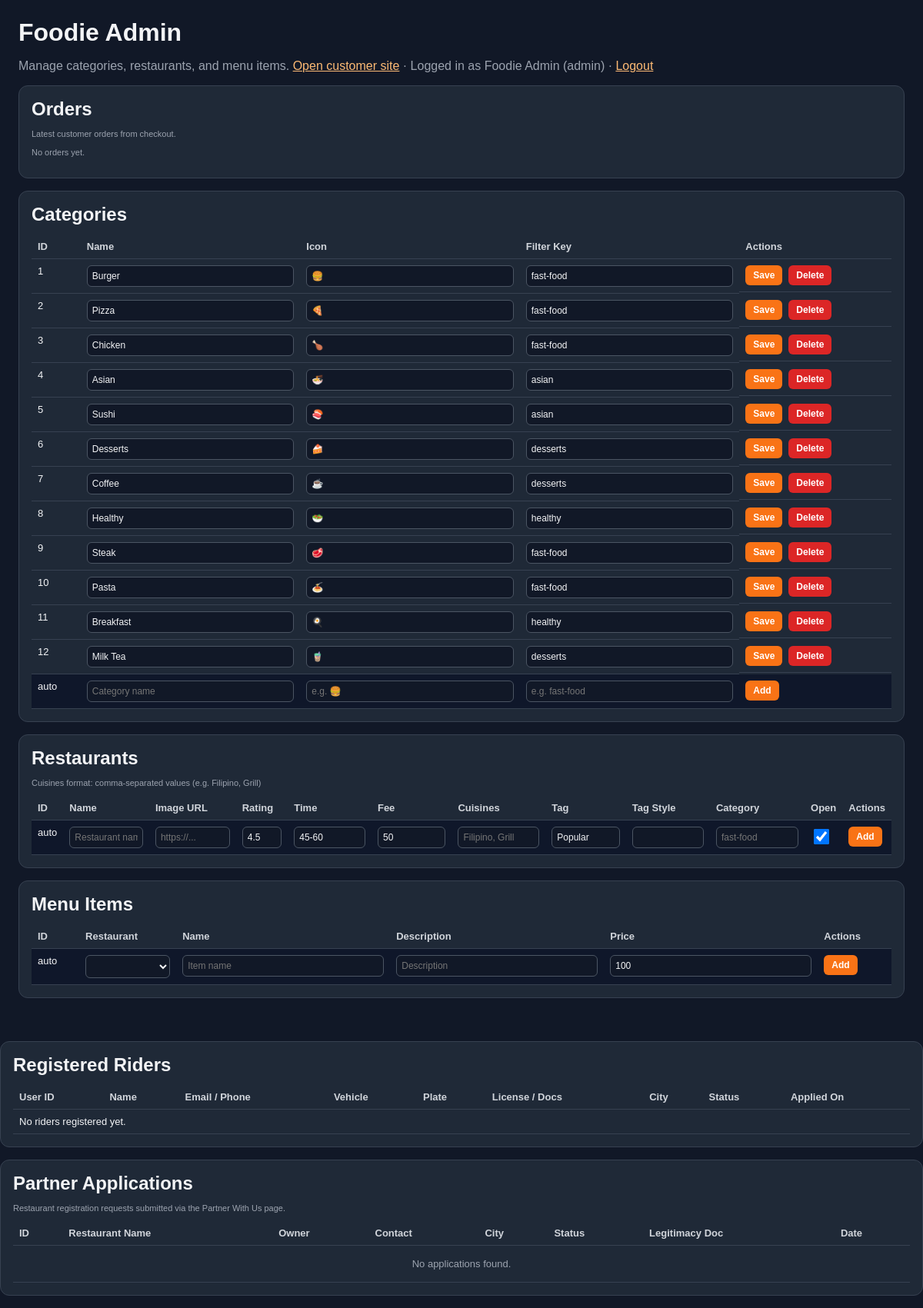
/admin.php (signed in), run on the app's committed database.
### tables this page shows
CREATE TABLE IF NOT EXISTS users (
  id                   INT UNSIGNED  NOT NULL AUTO_INCREMENT,
  first_name           VARCHAR(80)   NOT NULL  DEFAULT '',
  middle_name          VARCHAR(80)   NOT NULL  DEFAULT '',
  last_name            VARCHAR(80)   NOT NULL  DEFAULT '',
  name                 VARCHAR(160)  NOT NULL  COMMENT 'Full display name',
  email                VARCHAR(190)  NOT NULL,
  phone                VARCHAR(20)   NOT NULL  DEFAULT '',
  street_address       VARCHAR(300)  NOT NULL  DEFAULT '',
  unit                 VARCHAR(100)  NOT NULL  DEFAULT '',
  city                 VARCHAR(100)  NOT NULL  DEFAULT '',
  state                VARCHAR(100)  NOT NULL  DEFAULT '',
  postal_code          VARCHAR(20)   NOT NULL  DEFAULT '',
  country              VARCHAR(100)  NOT NULL  DEFAULT 'Philippines',
  password_hash        VARCHAR(255)  NOT NULL,
  role                 ENUM('admin','user','rider','restaurant') NOT NULL DEFAULT 'user',
  email_notifications  TINYINT(1)    NOT NULL  DEFAULT 1 COMMENT '1=opted in from register checkbox',
  job_title            VARCHAR(100)  NOT NULL  DEFAULT '' COMMENT 'Position / role title (staff & admin)',
  department           VARCHAR(100)  NOT NULL  DEFAULT '' COMMENT 'Team or department',
  staff_id             VARCHAR(50)   NOT NULL  DEFAULT '' COMMENT 'Internal staff or employee ID',
  emergency_contact    VARCHAR(30)   NOT NULL  DEFAULT '' COMMENT 'Emergency contact number',
  is_active            TINYINT(1)    NOT NULL  DEFAULT 1,
  last_login_at        TIMESTAMP     NULL      DEFAULT NULL,
  created_at           TIMESTAMP     NOT NULL  DEFAULT CURRENT_TIMESTAMP,
  PRIMARY KEY (id),
  UNIQUE KEY uq_email (email),
  KEY idx_role (role)
);

CREATE TABLE IF NOT EXISTS categories (
  id          INT UNSIGNED  NOT NULL,
  name        VARCHAR(100)  NOT NULL COMMENT 'Display name, e.g. Burger',
  icon        VARCHAR(32)   NOT NULL COMMENT 'Emoji icon, e.g. 🍔',
  filter_key  VARCHAR(50)   NOT NULL COMMENT 'Slug for JS filtering, e.g. fast-food (many chips can share one)',
  PRIMARY KEY (id),
  KEY idx_filter_key (filter_key)
);

### includes/auth.php (called while the page is built, shortened)
<?php
require_once __DIR__ . '/db.php';
function currentUser(): ?array
{
    $user = $_SESSION['auth_user'] ?? null;
    $id = (int) $user['id'];
    try {
        $stmt = db()->prepare('SELECT id, name, email, role FROM users WHERE id = ? LIMIT 1');
        $stmt->execute([$id]);
        $row = $stmt->fetch();
        return $_SESSION['auth_user'];
    } catch (Throwable $e) {
        return [
            'id' => $id,
            'name' => (string) $user['name'],
            'email' => (string) $user['email'],
            'role' => (string) $user['role'],
        ];
    }
}
function requireAdmin(): void
{
    $user = currentUser();
}

### includes/db.php (called while the page is built, shortened)
<?php
function db(): PDO
{
    static $pdo = null;
    if ($pdo instanceof PDO) {
        return $pdo;
    }
    $config = require dirname(__DIR__) . '/config.php';
    $db = $config['database'];
    $dsn = sprintf(
        'mysql:host=%s;port=%s;dbname=%s;charset=%s',
        $db['host'],
        $db['port'],
        $db['name'],
        $db['charset']
    );
    $pdo = new PDO($dsn, $db['user'], $db['password'], [
        PDO::ATTR_ERRMODE => PDO::ERRMODE_EXCEPTION,
        PDO::ATTR_DEFAULT_FETCH_MODE => PDO::FETCH_ASSOC,
    ]);
    return $pdo;
}

### admin.php (the view, shortened to what this page needs)
<?php
require_once __DIR__ . '/includes/auth.php';
requireAdmin();
$authUser = currentUser();
$root = __DIR__;
$errors = [];
if (empty($errors)) {
    require_once $root . '/includes/db.php';
}
function h(?string $value): string
{
    return htmlspecialchars((string) $value, ENT_QUOTES, 'UTF-8');
}
$categories = [];
$ridersList = [];
$orders = [];
if (empty($errors)) {
    $pdo = db();
    $categories = $pdo->query('SELECT id, name, icon, filter_key FROM categories ORDER BY id')->fetchAll();
    $ridersList = $pdo->query('SELECT u.id as user_id, u.name, u.email, u.phone, r.id as rider_id, r.driver_license, r.vehicle_type, r.vehicle_plate, r.preferred_city, r.license_front_url, r.license_back_url, r.status, r.created_at FROM users u JOIN riders r ON u.id = r.user_id ORDER BY r.created_at DESC')->fetchAll();
    $orders = $pdo->query(
        'SELECT o.id, o.full_name, o.contact_number, o.delivery_address, o.payment_method,
                o.subtotal, o.delivery_fee, o.total_amount, o.status, o.created_at,
                r.name AS restaurant_name
         FROM orders o
         INNER JOIN restaurants r ON r.id = o.restaurant_id
         ORDER BY o.id DESC
         LIMIT 100'
    )->fetchAll();
    $applications = $pdo->query('SELECT id, restaurant_name, cuisine_type, owner_name, owner_email, owner_phone, city, status, created_at, legitimacy_doc_url FROM restaurant_applications ORDER BY created_at DESC')->fetchAll();
}
?>
<!doctype html>
<html lang="en">
<head>
</head>
<body>
  <div class="wrap">
    <h1>Foodie Admin</h1>
    <p>
      Manage categories, restaurants, and menu items.
      <a href="./index.php">Open customer site</a> ·
      Logged in as <?= h($authUser['name'] ?? '') ?> (<?= h($authUser['role'] ?? '') ?>) ·
      <a href="./logout.php">Logout</a>
    </p>
    <?php if (empty($errors)): ?>
      <div class="card">
        <h2 class="title">Orders</h2>
        <p class="tiny">Latest customer orders from checkout.</p>
        <?php if ($orders === []): ?>
          <p class="tiny" style="margin-top:12px">No orders yet.</p>
        <?php endif; ?>
      </div>
      <div class="card">
        <h2 class="title">Categories</h2>
        <table>
          <thead>
            <tr><th>ID</th><th>Name</th><th>Icon</th><th>Filter Key</th><th>Actions</th></tr>
          </thead>
          <tbody>
          <?php foreach ($categories as $c): ?>
            <tr>
              <form method="post">
                <td>
                  <?= (int) $c['id'] ?>
                </td>
                <td><input name="name" value="<?= h($c['name']) ?>" required></td>
                <td><input name="icon" value="<?= h($c['icon']) ?>" required></td>
                <td><input name="filter_key" value="<?= h($c['filter_key']) ?>" required></td>
                <td class="actions">
                  <button class="save" type="submit">Save</button>
              </form>
                  <form method="post" onsubmit="return confirm('Delete this category?');">
                    <button class="del" type="submit">Delete</button>
                  </form>
            </tr>
          <?php endforeach; ?>
          <tr class="new-row">
            <form method="post">
              <td>auto</td>
              <td><input name="name" placeholder="Category name" required></td>
              <td><input name="icon" placeholder="e.g. 🍔" required></td>
              <td><input name="filter_key" placeholder="e.g. fast-food" required></td>
              <td><button class="save" type="submit">Add</button></td>
            </form>
          </tr>
          </tbody>
        </table>
      </div>
      <div class="card">
        <h2 class="title">Restaurants</h2>
        <p class="tiny">Cuisines format: comma-separated values (e.g. Filipino, Grill)</p>
        <table>
          <thead>
            <tr><th>ID</th><th>Name</th><th>Image URL</th><th>Rating</th><th>Time</th><th>Fee</th><th>Cuisines</th><th>Tag</th><th>Tag Style</th><th>Category</th><th>Open</th><th>Actions</th></tr>
          </thead>
          <tbody>
          <tr class="new-row">
            <form method="post">
              <td>auto</td>
              <td><input name="name" placeholder="Restaurant name" required></td>
              <td><input name="image" placeholder="https://..." required></td>
              <td><input type="number" step="0.1" min="0" max="9.9" name="rating" value="4.5" required></td>
              <td><input name="delivery_time" value="45-60" required></td>
              <td><input type="number" min="0" name="delivery_fee" value="50" required></td>
              <td><input name="cuisines" placeholder="Filipino, Grill" required></td>
              <td><input name="tag" value="Popular"></td>
              <td><input name="tag_style" value=""></td>
              <td><input name="category" placeholder="fast-food" required></td>
              <td><input class="switch" type="checkbox" name="is_open" checked></td>
              <td><button class="save" type="submit">Add</button></td>
            </form>
          </tr>
          </tbody>
        </table>
      </div>
      <div class="card">
        <h2 class="title">Menu Items</h2>
        <table>
          <thead>
            <tr><th>ID</th><th>Restaurant</th><th>Name</th><th>Description</th><th>Price</th><th>Actions</th></tr>
          </thead>
          <tbody>
          <tr class="new-row">
            <form method="post">
              <td>auto</td>
              <td>
                <select name="restaurant_id">
                </select>
              </td>
              <td><input name="name" placeholder="Item name" required></td>
              <td><input name="description" placeholder="Description" required></td>
              <td><input type="number" min="0" name="price" value="100" required></td>
              <td><button class="save" type="submit">Add</button></td>
            </form>
          </tr>
          </tbody>
        </table>
      </div>
      </div>
      <div class="card">
        <h2 class="title">Registered Riders</h2>
        <table>
          <thead>
            <tr><th>User ID</th><th>Name</th><th>Email / Phone</th><th>Vehicle</th><th>Plate</th><th>License / Docs</th><th>City</th><th>Status</th><th>Applied On</th></tr>
          </thead>
          <tbody>
          <?php if (empty($ridersList)): ?>
            <tr><td colspan="9">No riders registered yet.</td></tr>
          <?php endif; ?>
          </tbody>
        </table>
      </div>
      <div class="card">
        <h2 class="title">Partner Applications</h2>
        <p class="tiny">Restaurant registration requests submitted via the Partner With Us page.</p>
        <div style="overflow-x:auto;">
          <table>
            <thead>
              <tr>
                <th>ID</th>
                <th>Restaurant Name</th>
                <th>Owner</th>
                <th>Contact</th>
                <th>City</th>
                <th>Status</th>
                <th>Legitimacy Doc</th>
                <th>Date</th>
              </tr>
            </thead>
            <tbody>
              <?php if (empty($applications)): ?>
                <tr><td colspan="8" style="text-align:center;color:var(--muted);padding:16px;">No applications found.</td></tr>
              <?php endif; ?>
            </tbody>
          </table>
        </div>
      </div>
    <?php endif; ?>
</body>
</html>

### admin.php (style rules this page uses)
:root { --bg:#111827; --card:#1f2937; --text:#f3f4f6; --muted:#9ca3af; --ok:#16a34a; --bad:#dc2626; --line:#374151; --accent:#f97316; }
* { box-sizing: border-box; }
body { margin:0; font-family: Arial, sans-serif; background:var(--bg); color:var(--text); }
.wrap { max-width: 1200px; margin: 0 auto; padding: 24px; }
h1 { margin:0 0 8px; }
p { color: var(--muted); }
.card { background: var(--card); border:1px solid var(--line); border-radius: 12px; padding: 16px; margin: 16px 0; overflow-x:auto; }
.title { margin:0 0 12px; }
table { width:100%; border-collapse: collapse; min-width: 950px; }
th, td { border-bottom:1px solid var(--line); padding: 8px; font-size: 13px; vertical-align: top; }
th { text-align:left; color:#d1d5db; }
input, select { width:100%; background:#111827; color:var(--text); border:1px solid #4b5563; border-radius: 6px; padding:6px; font-size:12px; }
.actions { display:flex; gap:8px; }
button { border:0; border-radius:6px; padding:6px 10px; cursor:pointer; font-weight:600; font-size:12px; }
.save { background:var(--accent); color:white; }
.del { background:var(--bad); color:white; }
.new-row { background:#0f172a; }
.switch { width:20px; height:20px; }
.tiny { font-size:11px; color:var(--muted); }
a { color:#fdba74; }

### data on the page
users: name "Foodie Admin", role "admin"
categories: id "1", name "Burger", icon "🍔", filter_key "fast-food"
categories: id "2", name "Pizza", icon "🍕", filter_key "fast-food"
categories: id "3", name "Chicken", icon "🍗", filter_key "fast-food"
categories: id "4", name "Asian", icon "🍜", filter_key "asian"
categories: id "5", name "Sushi", icon "🍣", filter_key "asian"
categories: id "6", name "Desserts", icon "🍰", filter_key "desserts"
categories: id "7", name "Coffee", icon "☕", filter_key "desserts"
categories: id "8", name "Healthy", icon "🥗", filter_key "healthy"
categories: id "9", name "Steak", icon "🥩", filter_key "fast-food"
categories: id "10", name "Pasta", icon "🍝", filter_key "fast-food"
categories: id "11", name "Breakfast", icon "🍳", filter_key "healthy"
categories: id "12", name "Milk Tea", icon "🧋", filter_key "desserts"
